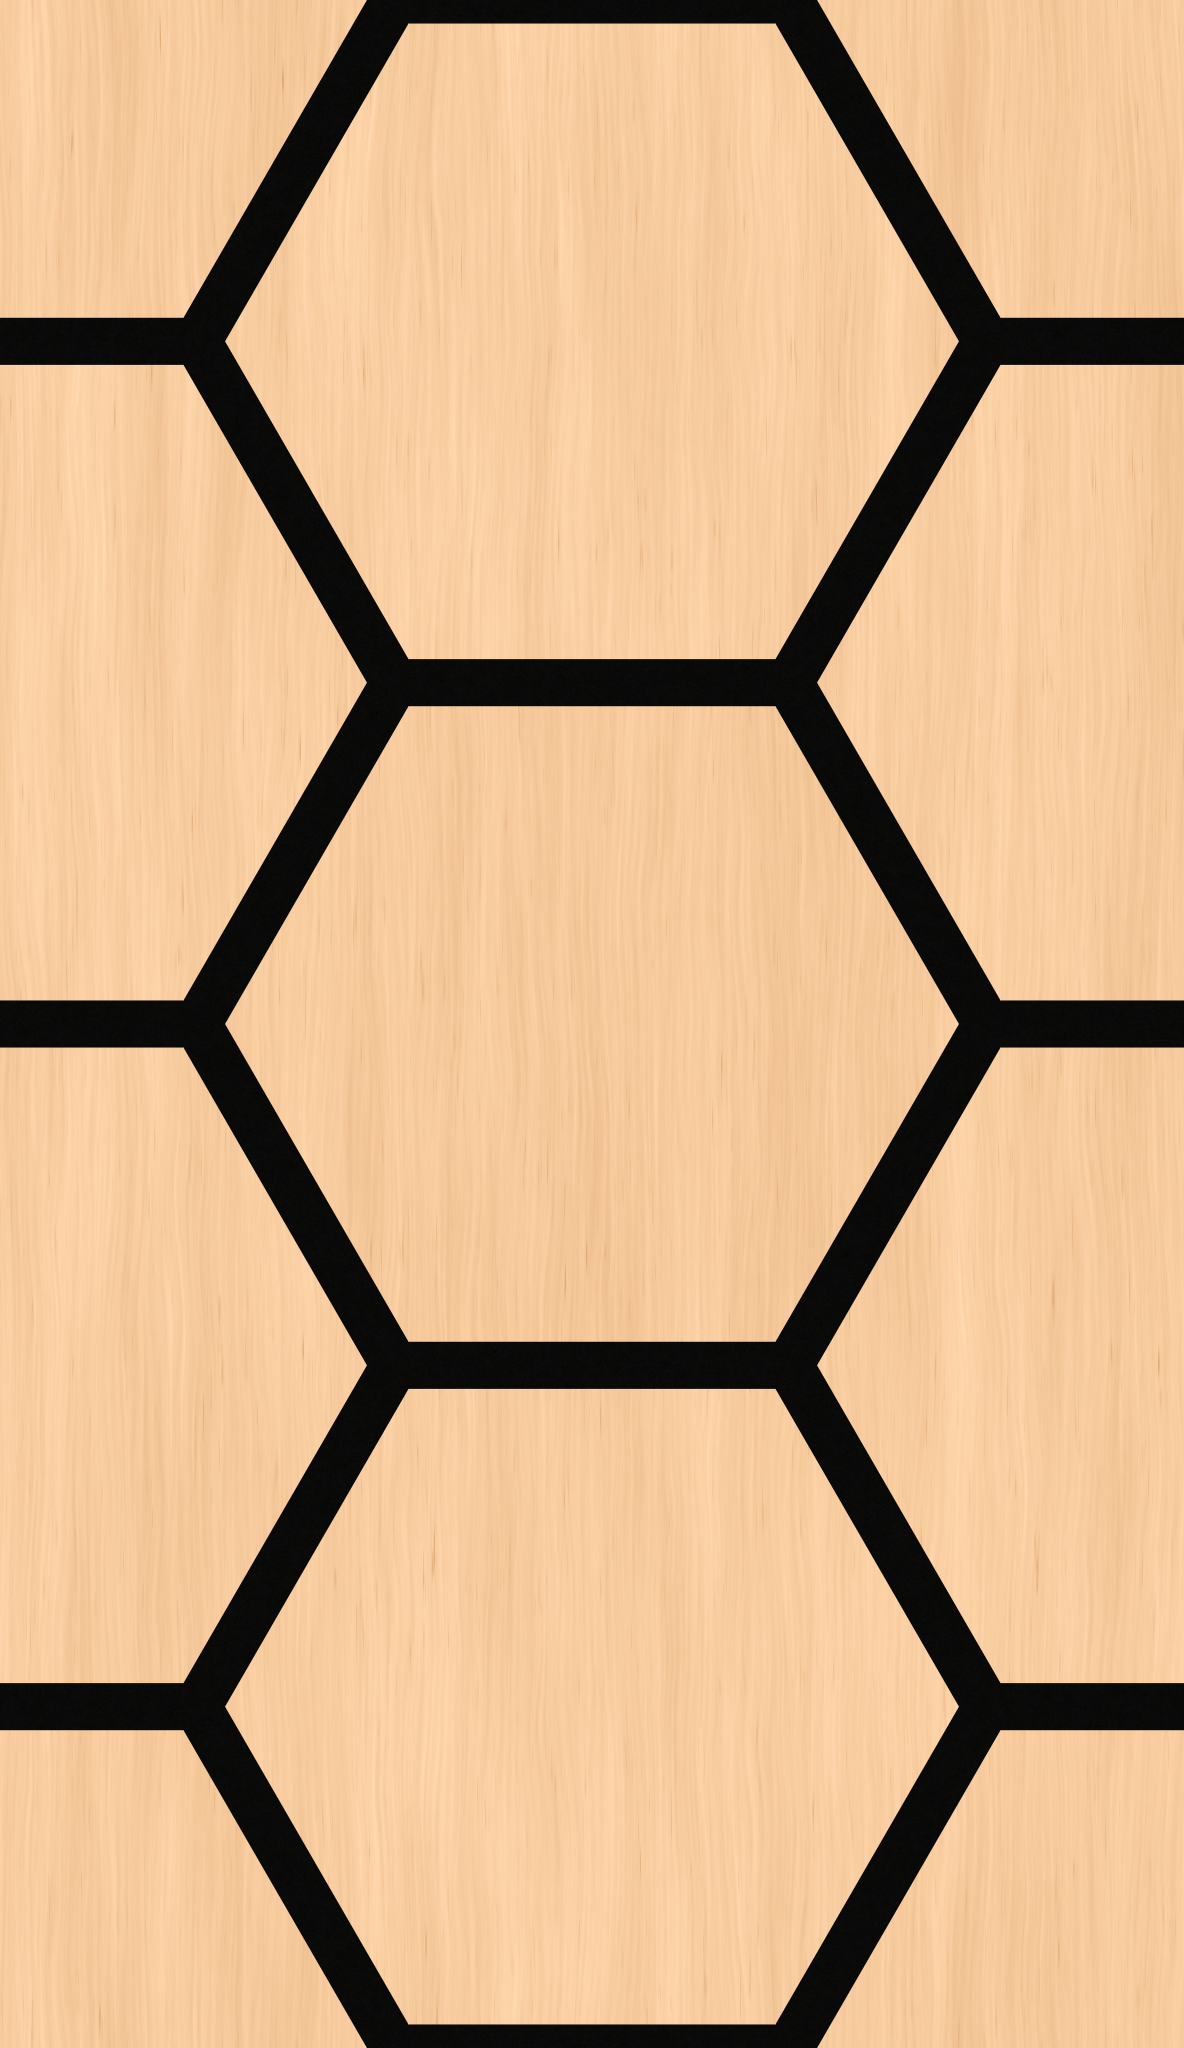

This figure's Python source:
from pathlib import Path
import json

import numpy as np
from PIL import Image, ImageDraw
from scipy.ndimage import gaussian_filter, map_coordinates

ROOT = Path(__file__).resolve().parent
W, H = 1184, 2048
REPEAT_H = 26.10
REPEAT_W = REPEAT_H * W / H
DEPTH = 0.75
rng = np.random.default_rng(8317)


def noise(sy, sx):
    field = gaussian_filter(rng.standard_normal((H, W)).astype(np.float32), (sy, sx), mode='wrap')
    return field / max(float(field.std()), 1e-6)


def save(name, array):
    Image.fromarray(np.uint8(np.clip(array, 0, 255))).save(ROOT / name)


y, x = np.mgrid[:H, :W].astype(np.float32)
xx, yy = (x + 0.5) * REPEAT_W / W, (y + 0.5) * REPEAT_H / H
pitch = REPEAT_H / 3
apothem = 4.05
best = np.full((H, W), -100, np.float32)
labels = np.zeros((H, W), np.int8)
for col in range(2):
    dx = np.abs((xx - col * REPEAT_W / 2 + REPEAT_W / 2) % REPEAT_W - REPEAT_W / 2)
    for row in range(3):
        cy = (row + col / 2) * pitch
        dy = np.abs((yy - cy + REPEAT_H / 2) % REPEAT_H - REPEAT_H / 2)
        distance = np.minimum(apothem - dy, apothem - np.sqrt(3) / 2 * dx - 0.5 * dy)
        take = distance > best
        best[take] = distance[take]
        labels[take] = col * 3 + row

# All fields and sampling wrap so both the grain and its derivatives cross tile boundaries.
warp = 4.0 * noise(100, 28) + 1.5 * noise(35, 10)
coords = np.array([y, (x + warp) % W])
broad = map_coordinates(noise(145, 11), coords, order=1, mode='grid-wrap')
fibers = map_coordinates(noise(45, 0.8), coords, order=1, mode='grid-wrap')
fine = noise(5, 0.5)
pores = np.maximum(noise(16, 0.65) - 1.15, 0) ** 1.4
pores *= np.clip(0.65 + 0.3 * noise(7, 3), 0, 1)
grain = 2.7 * broad + 2.8 * fibers + 0.9 * fine - 8.5 * pores

source = np.array(Image.open(ROOT / 'main.jpg').convert('RGB').resize((1600, 1600)))
swatches = [source[890:1000, 780:880], source[960:1070, 340:440], source[980:1090, 610:700]]
base = np.median(np.concatenate([a.reshape(-1, 3) for a in swatches]), axis=0)
wood = base + grain[..., None] * np.array([0.65, 0.90, 1.10])
tones = np.array([-2.4, 0.5, -0.8, 1.8, -3.2, 0.0], np.float32)
wood += tones[labels, None] * np.array([0.55, 0.9, 1.1])
felt_noise = 1.25 * noise(0.5, 0.5) + 0.45 * noise(3, 3)
felt = np.array([10.0, 10.0, 9.5]) + felt_noise[..., None]
pixel_in = REPEAT_H / H
coverage = np.clip(best / pixel_in + 0.5, 0, 1)
color = felt * (1 - coverage[..., None]) + wood * coverage[..., None]
save('texture.png', color)

# Thickness is unlisted; split the estimate into 0.35 in felt and 0.40 in raised faces.
edge = np.clip(best / 0.055, 0, 1)
edge = edge * edge * (3 - 2 * edge)
height = 0.35 + 0.40 * edge
height += coverage * (0.0007 * fibers - 0.0008 * pores)
height += (1 - coverage) * 0.00035 * felt_noise
height = gaussian_filter(height, 0.45, mode='wrap')
dx = (np.roll(height, -1, 1) - np.roll(height, 1, 1)) / (2 * pixel_in)
dy = (np.roll(height, -1, 0) - np.roll(height, 1, 0)) / (2 * pixel_in)
normal = np.stack([-dx, dy, np.ones_like(dx)], axis=-1)
normal /= np.linalg.norm(normal, axis=-1, keepdims=True)
save('normal.png', (normal * 0.5 + 0.5) * 255 + 0.5)

metadata = {
    'repeatWidthIn': REPEAT_W,
    'repeatHeightIn': REPEAT_H,
    'depthIn': DEPTH,
    'note': 'The dimension diagram (24.40 x 29.92 in overall; 22.48 x 25.98 in backing, nine hexagons per panel) implies approximately 9.35 x 8.10 in flat-top hexagon faces with 0.60 in black-felt joints on an 8.70 in vertical pitch; this seamless tile spans two staggered columns and three pitches. No manufacturer specs are published, so 0.75 in total thickness is an estimate; white-oak face colors are sampled from the first listing photo, with procedural vertical grain and no baked lighting.'
}
(ROOT / 'texture.json').write_text(json.dumps(metadata, indent=2) + '\n')

light = np.array([-0.45, 0.55, 0.70])
light /= np.linalg.norm(light)
shading = 0.30 + 0.70 * np.maximum(normal @ light, 0)
shaded = color * shading[..., None]
thumb_size = (384, round(384 * H / W))
preview = Image.new('RGB', (thumb_size[0] * 6, thumb_size[1] * 3 + 42), '#e7e5e1')
for side, data in enumerate([color, shaded]):
    thumb = Image.fromarray(np.uint8(np.clip(data, 0, 255))).resize(thumb_size, Image.Resampling.LANCZOS)
    for row in range(3):
        for col in range(3):
            preview.paste(thumb, ((side * 3 + col) * thumb_size[0], 42 + row * thumb_size[1]))
draw = ImageDraw.Draw(preview)
draw.text((15, 14), 'COLOR / 3 x 3 repeats', fill='#242424')
draw.text((3 * thumb_size[0] + 15, 14), 'NORMAL-MAP LIGHTING / upper-left light / 3 x 3 repeats', fill='#242424')
preview.save(ROOT / 'preview.png')
print(json.dumps(metadata, indent=2))
print('Face median RGB:', base.tolist())
print('Face coverage:', round(float(coverage.mean()), 4))
for name, data in [('color', color), ('normal', normal * 127.5)]:
    for axis in [0, 1]:
        seam = np.abs(np.take(data, 0, axis=axis) - np.take(data, -1, axis=axis)).mean()
        adjacent = np.abs(np.diff(data, axis=axis)).mean()
        print(f'{name}, axis {axis}: boundary change {seam:.3f}; mean interior change {adjacent:.3f}')
